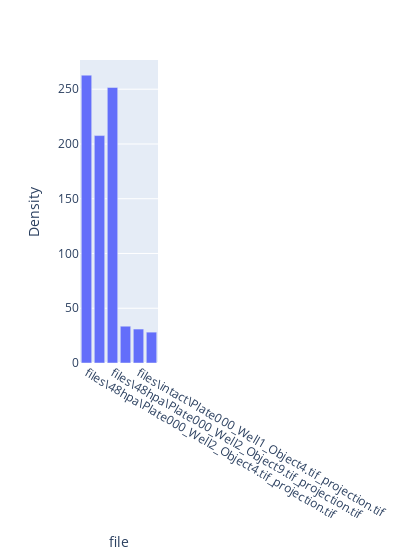

Write notebook code for a chart like this one.
### Markdown cell above
We have used plotly a bit before, remember all plotly graphs take a table as the first input (our table's name is 'df'), and then x and y arguments for which of the columns of your table you want on those axes.

### Code cell
px.bar(df, x='file', y='Density', width=400)

### Figure 1 — Plotly figure (JSON) as saved in the notebook; plotly's stock layout.template omitted (floating-point values rounded to 4 significant figures)
{"data": [{"alignmentgroup": "True", "hovertemplate": "file=%{x}<br>Density=%{y}<extra></extra>", "legendgroup": "", "marker": {"color": "#636efa", "pattern": {"shape": ""}}, "name": "", "offsetgroup": "", "orientation": "v", "showlegend": false, "textposition": "auto", "type": "bar", "x": ["files\\48hpa\\Plate000_Well2_Object4.tif_projection.tif", "files\\48hpa\\Plate000_Well2_Object6.tif_projection.tif", "files\\48hpa\\Plate000_Well2_Object9.tif_projection.tif", "files\\intact\\Plate000_Well1_Object3.tif_projection.tif", "files\\intact\\Plate000_Well1_Object4.tif_projection.tif", "files\\intact\\Plate000_Well1_Object6.tif_projection.tif"], "xaxis": "x", "y": [262.8, 207.6, 251.6, 33.6, 31.01, 28.18], "yaxis": "y"}], "layout": {"barmode": "relative", "legend": {"tracegroupgap": 0}, "margin": {"t": 60}, "width": 400, "xaxis": {"anchor": "y", "domain": [0, 1], "title": {"text": "file"}}, "yaxis": {"anchor": "x", "domain": [0, 1], "title": {"text": "Density"}}}}
